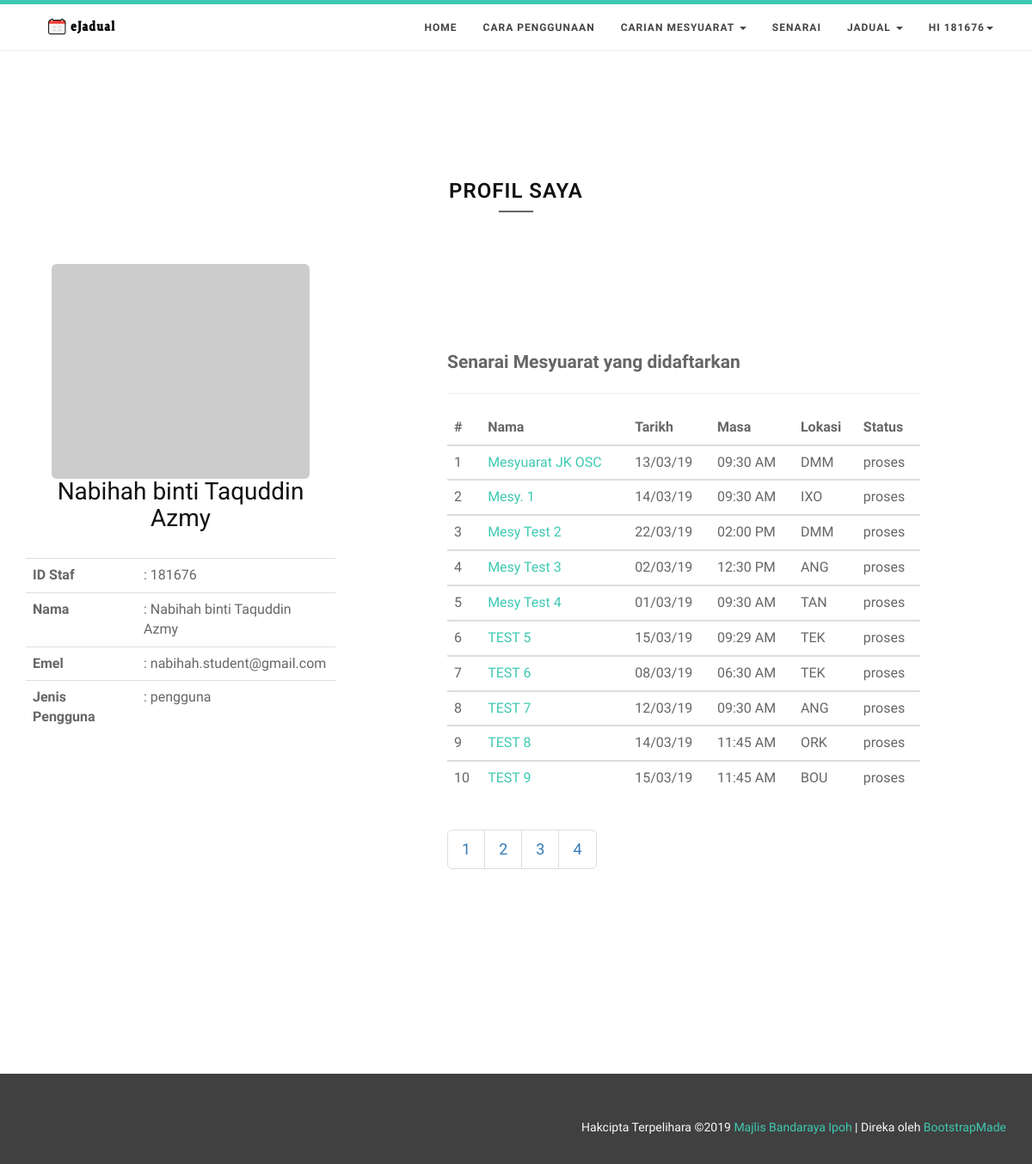
The page /profil.php (signed in) on the database its author committed.
### tables this page shows
CREATE TABLE `users` (
  `id` int(11) NOT NULL,
  `user_id` int(11) NOT NULL,
  `user_name` varchar(191) NOT NULL,
  `user_email` varchar(40) NOT NULL,
  `user_pass` varchar(255) NOT NULL,
  `user_type` varchar(15) NOT NULL,
  `joining_date` timestamp NOT NULL DEFAULT CURRENT_TIMESTAMP,
  `incharge_bilik` varchar(15) DEFAULT NULL
);

CREATE TABLE `mesy` (
  `mesy_id` int(11) NOT NULL,
  `title` varchar(191) NOT NULL,
  `jab_id` varchar(15) NOT NULL,
  `mesy_pengerusi` varchar(191) NOT NULL,
  `mesy_ahli` varchar(191) NOT NULL,
  `mesy_lokasi` varchar(15) NOT NULL,
  `mesy_tarikh` date NOT NULL,
  `mesy_status` int(11) NOT NULL,
  `start` datetime NOT NULL,
  `end` datetime NOT NULL,
  `color` varchar(191) DEFAULT NULL,
  `textColor` varchar(191) DEFAULT NULL,
  `mesy_huraian` text,
  `agensi_id` varchar(15) DEFAULT NULL,
  `user_id` int(11) DEFAULT NULL,
  `mesy_bulan` varchar(15) DEFAULT NULL,
  `adding_date` timestamp NOT NULL DEFAULT CURRENT_TIMESTAMP
);

CREATE TABLE `status` (
  `id` int(11) NOT NULL,
  `status_id` int(11) NOT NULL,
  `status_nama` varchar(191) NOT NULL
);

### class.user.php (called while the page is built, shortened)
<?php
class USER
{
	private $conn;
	public function __construct()
	{
		$database = new Database();
		$db = $database->dbConnection();
		$this->conn = $db;
    }
	public function runQuery($sql)
	{
		$stmt = $this->conn->prepare($sql);
		return $stmt;
	}
}
?>

### profil.php (the view, shortened to what this page needs)
<?php
	require_once("class.user.php");
	$auth_user = new USER();
	$id = $_SESSION['user_session'];
	$stmt = $auth_user->runQuery("SELECT * FROM users WHERE id=:id");
	$stmt->execute(array(":id"=>$id));
	$userRow=$stmt->fetch(PDO::FETCH_ASSOC);
?>
<?php include "head.php"; ?>
<body id="page-top" data-spy="scroll" data-target=".navbar-custom">
<?php include "headerhome.php"; ?>
<section id="profil" class="home-section color-dark bg-white">
    <div class="container marginbot-50">
      <div class="row">
        <div class="col-lg-8 col-lg-offset-2">
          <div class="animatedParent">
            <div class="section-heading text-center animated bounceInDown">
              <h2 class="h-bold">Profil Saya</h2>
              <div class="divider-header"></div>
            </div>
          </div>
        </div>
      </div>
    </div>
  <div class="container">
    <div class="row">
      <div class="col-md-4 col-sm-12 col-xs-12">
          <div class="text-center">
              <img src="http://via.placeholder.com/300x250" class="img-rounded"/>
              <h4><?php echo $userRow['user_name']; ?></h4>
              <div class="text-left">
              <table class="table table-hover table-dark">
                <tr>
                  <th>ID Staf</th>
                  <td>: <?php echo $userRow['user_id'];?></td>
                </tr>
                <tr>
                  <th>Nama</th>
                  <td>: <?php echo $userRow['user_name']; ?></td>
                </tr>
                <tr>
                  <th>Emel</th>
                  <td>: <?php echo $userRow['user_email']; ?></td>
                </tr>
                <tr>
                  <th>Jenis Pengguna</th>
                  <td>: <?php echo $userRow['user_type']; ?></td>
                </tr>
            </table>
            </div>
          </div>
      </div>
      <div class="col-md-8 col-sm-* col-xs-*">
      <div class="paging">
        <p class="lead">Senarai Mesyuarat yang didaftarkan</p>
        <hr />
        <table class="table table-hover table-dark">
          <?php
            $page = @$_GET['page'];
            if($page == 0 || $page == 1){
              $page1 = 0;
            }
            else {
              $page1 = ($page * 10) - 10;
            }
            include('connection.php');
              $sql = "SELECT * FROM mesy
              WHERE user_id='$id'
              LIMIT $page1, 10";
              $statement = $conn->prepare($sql);
              $statement->execute();
              $result = $statement->fetchAll();
             if ($result && $statement->rowCount() > 0) {
          ?>
              <thead>
                <tr>
                  <th scope="col">#</th>
                  <th scope="col">Nama</th>
                  <th scope="col">Tarikh</th>
                  <th scope="col">Masa</th>
                  <th scope="col">Lokasi</th>
                  <th scope="col">Status</th>
                </tr>
              </thead>
            <?php
              $counter = 1;
              foreach ($result as $row) {
                  $mesy_id = $row['mesy_id'];
                  $title = $row['title'];
                  $mesy_tarikh = $row['mesy_tarikh'];
                  $sql = $conn->query("SELECT DATE_FORMAT('$mesy_tarikh', '%d/%m/%y') FROM mesy
                  WHERE user_id='$id'");
                  $mesy_tarikh_new=$sql->fetchColumn();
                  $start=$row['start'];
                  $sql = $conn->query("SELECT TIME_FORMAT('$start', '%h:%i %p') FROM mesy
                  WHERE user_id='$id'");
                  $start_new=$sql->fetchColumn();
                  $mesy_lokasi = $row['mesy_lokasi'];
                  $mesy_status = $row['mesy_status'];
                  $sql = $conn->query("SELECT status_nama FROM status
                  WHERE status_id='$mesy_status'");
                  $mesy_status_new=$sql->fetchColumn();
            ?>
            <tbody>
              <tr>
                <td><?php echo $counter; ?></td>
                <td><?php echo '<a href="lihatMesy.php?ID='.$mesy_id.'">'.$title.'</a>'; ?></td>
                <td><?php echo $mesy_tarikh_new; ?></td>
                <td><?php echo $start_new; ?></td>
                <td><?php echo $mesy_lokasi; ?></td>
                <td><?php echo $mesy_status_new; ?></td>
              </tr>
            <?php $counter++;
        }
    } else {
        ?>
        <tr>
            <td>Tiada mesyuarat didaftarkan lagi</td>
        </tr>
<?php
    }
?>
          </tbody>
        </table>
        <ul class="pagination pagination-lg">
        <?php
					$q = $conn->query("SELECT * FROM mesy WHERE user_id='$id'");
          $rows = $q->fetchAll(PDO::FETCH_ASSOC);
          $total = ceil(count($rows)/10);
				?>
        <?php for ($i = 1; $i <=  $total; $i++) {?>
          <li><a href="profil.php?page=<?php echo $i; ?>"><?php echo $i; ?></a></li>
        <?php } ?>
        </ul>
      </div> </div>
    </div>
  </div>
  </section>
  <footer>
    <div class="container">
      <div class="row">
        <div class="col-md-4">
        </div>
        <div class="col-md-8 text-right copyright">
          <div class="credits">
            Hakcipta Terpelihara &copy;<script>document.write(new Date().getFullYear());</script> <a href="http://www.mbi.gov.my/" target="_blank">Majlis Bandaraya Ipoh</a>
            | Direka oleh <a href="https://bootstrapmade.com/" target="_blank">BootstrapMade</a>
          </div>
        </div>
      </div>
    </div>
  </footer>
</body>
</html>

### headerhome.php (shortened to what this page needs)
<div id="navigation">
  <nav class="navbar navbar-custom" role="navigation" style="padding: 1px 0px;">
    <div class="container">
      <div class="row">
        <div class="col-md-2">
          <div class="site-logo">
            <a href="home.php" class="brand"><img src="img/logoeJ.png" style="width: 131px; height:20px" alt="" title="eJadual" /></a>
          </div>
        </div>
        <div class="col-md-10">
          <div class="collapse navbar-collapse" id="menu">
            <ul class="nav navbar-nav navbar-right">
              <li class="active"><a href="home.php#intro">Home</a></li>
              <li><a href="home.php#works">Cara Penggunaan</a></li>
              <li class="dropdown">
                    <a href="#" class="dropdown-toggle" data-toggle="dropdown" role="button" aria-haspopup="true" aria-expanded="false">Carian Mesyuarat <span class="caret"></span></a>
              </li>
              <li><a href="senarai.php">Senarai</a></li>
              <li class="dropdown">
                    <a href="#" class="dropdown-toggle" data-toggle="dropdown" role="button" aria-haspopup="true" aria-expanded="false">Jadual <span class="caret"></span></a>
              </li>
              <li class="dropdown">
                <a href="#" class="dropdown-toggle" data-toggle="dropdown" role="button" aria-haspopup="true" aria-expanded="false">
               Hi <?php echo $userRow['user_id']; ?><span class="caret"></span></a>
              </li>
            </ul>
          </div>
        </div>
      </div>
    </div>
  </nav>
</div>

### css/animations.css (style rules this page uses)
.animated { -webkit-animation-duration: 1s; animation-duration: 1s; -webkit-animation-fill-mode: both; animation-fill-mode: both; }
.bounceInRight, .bounceInLeft, .bounceInUp, .bounceInDown { opacity:0; -webkit-transform: translateX(400px); transform: translateX(400px); }
.bounceInDown.go { -webkit-animation-name: bounceInDown; animation-name: bounceInDown; }

### css/style.css (style rules this page uses)
* { padding:0; margin:0; }
body { width: 100%; height: 100%; font-family: 'Ek Mukta', sans-serif; font-weight: 300; color: #666; background-color: #fff; font-size: 16px; line-height: 1.6em; font-weight: 400; overflow-x: hidden; }
html { width: 100%; height: 100%; }
h2 { font-size: 36px; }
h4 { font-size: 28px; }
h1, h2, h3, h4, h5, h6 { margin: 0 0 30px; font-family: 'Roboto', sans-serif; font-weight: 400; color: #111; }
h1.h-bold,h2.h-bold,h3.h-bold ,h4.h-bold ,h5.h-bold ,h6.h-bold { font-weight: 600; }
p { margin: 0 0 20px; }
p.lead { font-weight: 600; }
a { color: #666; -webkit-transition: all .2s ease-in-out; -moz-transition: all .2s ease-in-out; transition: all .2s ease-in-out; }
.site-logo { margin-top: 10px; }
.site-logo a.brand { color: #111; text-transform: uppercase; font-size: 14px; font-family: 'Roboto', sans-serif; font-weight: 900; margin-top: 20px; }
#navigation { background:rgba(255, 255, 255, 0.8); z-index: 9999; width:100%; box-sizing:border-box; border-bottom: 1px solid #eee; box-shadow:0px 0px 20px rgba(0, 0, 0, 0.1); }
.navbar { margin-bottom: 0; }
.nav.navbar-nav { background-color: rgba(255,255,255,.6); }
.navbar-custom ul.nav li a { font-size: 12px; letter-spacing: 1px; color: #444; text-transform: uppercase; font-weight: 700; }
.navbar-custom .nav li a { -webkit-transition: background .3s ease-in-out; -moz-transition: background .3s ease-in-out; transition: background .3s ease-in-out; }
.navbar-custom .nav li a:hover, .navbar-custom .nav li a:focus, .navbar-custom .nav li.active { outline: 0; background-color: rgba(255,255,255,.2); }
hr { margin-top: 10px; }
.divider-header { display: block; width: 40px; height: 2px; margin: 0 auto; margin-bottom: 10px; }
.marginbot-50 { margin-bottom:50px !important; }
.home-section { padding-top: 150px; padding-bottom: 110px; display:block; position:relative; z-index:120; }
.section-heading h2 { font-size: 24px; letter-spacing: 1px; text-transform: uppercase; margin-bottom: 10px; }
.color-dark .section-heading h2 { color: #111; }
.color-dark .divider-header { background: #666; }
.bg-white { background: #fff; }
footer { background-color: #404040; }
footer { text-align: center; padding: 50px 0 30px ; }
footer .copyright { color: #f8f8f8; font-size: 14px; }
@media (min-width:767px) { .navbar { padding: 20px 0; border-bottom: 0; letter-spacing: 1px; background: 0 0; -webkit-transition: background .5s ease-in-out,padding .5s ease-in-out; -moz-transition: background .5s ease-in-out,padding .5s ease-in-out; transition: background .5s ease-in-out,padding .5s ease-in-out; } }
section { overflow: hidden !important; }

### color/default.css (style rules this page uses)
#navigation { border-top: 5px solid #3dc9b3; }
a,.tp-caption a.btn:hover { color: #3dc9b3; }

### head.php (style rules this page uses)
.paging { padding: 100px; }

### rows shown on the page
users: user "181676", user_name "Nabihah binti Taquddin Azmy", user_email "nabihah.student@gmail.com", user_type "pengguna"
mesy: title "Mesyuarat JK OSC", mesy_tarikh_new "13/03/19", start_new "09:30 AM", mesy_lokasi "DMM", status.status_nama "proses"
mesy: title "Mesy. 1", mesy_tarikh_new "14/03/19", start_new "09:30 AM", mesy_lokasi "IXO", status.status_nama "proses"
mesy: title "Mesy Test 2", mesy_tarikh_new "22/03/19", start_new "02:00 PM", mesy_lokasi "DMM", status.status_nama "proses"
mesy: title "Mesy Test 3", mesy_tarikh_new "02/03/19", start_new "12:30 PM", mesy_lokasi "ANG", status.status_nama "proses"
mesy: title "Mesy Test 4", mesy_tarikh_new "01/03/19", start_new "09:30 AM", mesy_lokasi "TAN", status.status_nama "proses"
mesy: title "TEST 5", mesy_tarikh_new "15/03/19", start_new "09:29 AM", mesy_lokasi "TEK", status.status_nama "proses"
mesy: title "TEST 6", mesy_tarikh_new "08/03/19", start_new "06:30 AM", mesy_lokasi "TEK", status.status_nama "proses"
mesy: title "TEST 7", mesy_tarikh_new "12/03/19", start_new "09:30 AM", mesy_lokasi "ANG", status.status_nama "proses"
mesy: title "TEST 8", mesy_tarikh_new "14/03/19", start_new "11:45 AM", mesy_lokasi "ORK", status.status_nama "proses"
mesy: title "TEST 9", mesy_tarikh_new "15/03/19", start_new "11:45 AM", mesy_lokasi "BOU", status.status_nama "proses"
